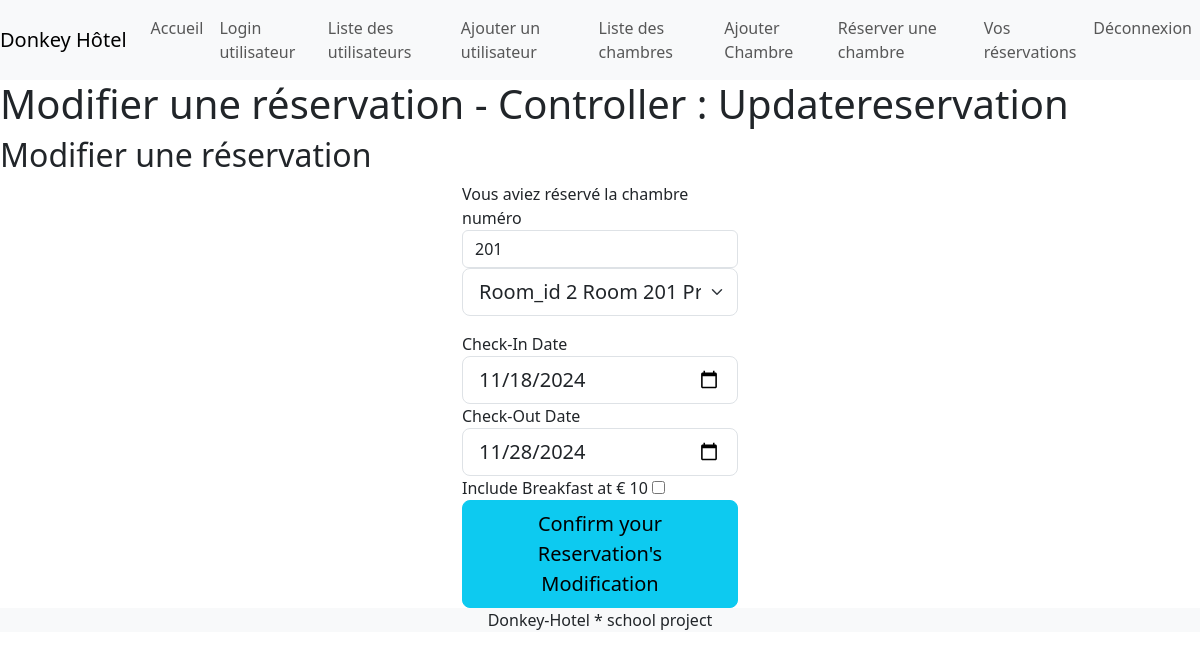
Screenshot of /reservation/updateReservation/16 (signed in) with the database file from the repository.
### tables this page shows
CREATE TABLE IF NOT EXISTS `reservations` (
  `reservation_id` int NOT NULL AUTO_INCREMENT,
  `user_id` int NOT NULL,
  `room_id` int NOT NULL,
  `check_in` date NOT NULL,
  `check_out` date NOT NULL,
  `breakfast` tinyint(1) DEFAULT NULL,
  `total_price` decimal(10,2) DEFAULT NULL,
  PRIMARY KEY (`reservation_id`),
  KEY `user_id` (`user_id`),
  KEY `room_id` (`room_id`)
);

CREATE TABLE IF NOT EXISTS `rooms` (
  `room_id` int NOT NULL AUTO_INCREMENT,
  `room_number` int DEFAULT NULL,
  `price_room` decimal(10,2) DEFAULT NULL,
  `price_breakfast` decimal(10,2) DEFAULT NULL,
  PRIMARY KEY (`room_id`)
);

### Controller/ReservationController.php (called while the page is built, shortened)
<?php
class ReservationController
{
    private $reservationsRepository;
    public function __construct($dbh)
    {
        $this->reservationsRepository = new ReservationsRepository($dbh);
    }
    public function updateReservation($reservation_id)
    {
        $reservation = $this->reservationsRepository->getReservationById($reservation_id);
        $rooms = $this->reservationsRepository->showAllRooms();
        include BASE_ROOT . 'View/header.php';
        include BASE_ROOT . 'View/reservation/updatereservation.php';
        include BASE_ROOT . 'View/footer.php';
    }
}

### Repository/ReservationsRepository.php (called while the page is built, shortened)
<?php
class ReservationsRepository
{
    private $dbh;
    public function __construct($dbh)
    {
        $this->dbh = $dbh;
    }
    public function showAllRooms(): array
    {
        $request = $this->dbh->prepare("SELECT * FROM rooms");
        $request->execute();
        return $request->fetchAll(PDO::FETCH_CLASS, Room::class);
    }
    public function getReservationById($reservation_id)
    {
        $sql = $this->dbh->prepare("
            SELECT reservations.*, rooms.room_number
            FROM reservations
            LEFT JOIN rooms ON reservations.room_id = rooms.room_id
            WHERE reservation_id = :reservation_id
        ");
        $sql->bindParam(':reservation_id', $reservation_id);
        $sql->execute();
        return $sql->fetch(PDO::FETCH_ASSOC);
    }
}

### Model/Rooms.php (called while the page is built, shortened)
<?php
class Room
{
    private int $room_id;
    public function getRoomId(): int
    {
        return $this->room_id;
    }
}

### View/reservation/updatereservation.php (the view, shortened to what this page needs)
<h2>Modifier une réservation</h2>
<div class="container-fluid h-100">
    <div class="row justify-content-center align-items-center h-100">
        <div class="col col-sm-6 col-md-6 col-lg-4 col-xl-3">
            <form action="/reservation/updateTheReservation" method="POST">
                <div class="form-group">
                    <label for="room_number">Vous aviez réservé la chambre numéro</label>
                    <input type="text" name="room_number" class="form-control" value="<?php echo htmlspecialchars($reservation['room_number']); ?>" readonly>
                </div>
                <div class="form-group">
                    <select name="room_id" class="form-select form-select-lg mb-3" aria-label=".form-select-lg example">
                        <?php foreach ($rooms as $room) : ?>
                            <option value="<?= $room->getRoomId(); ?>" <?php if ($room->getRoomId() == $reservation['room_id']) echo 'selected'; ?>>
                                Room_id <?= htmlspecialchars($room->getRoomId()); ?>
                            </option>
                        <?php endforeach; ?>
                    </select>
                </div>
                <div class="form-group">
                    <label for="check_in">Check-In Date</label>
                    <input class="form-control form-control-lg" type="date" id="check_in" name="check_in" value="<?php echo htmlspecialchars($reservation['check_in']); ?>">
                </div>
                <div class="form-group">
                    <label for="check_out">Check-Out Date</label>
                    <input class="form-control form-control-lg" type="date" id="check_out" name="check_out" value="<?php echo htmlspecialchars($reservation['check_out']); ?>">
                </div>
                <div class="form-group">
                    <label for="breakfast">Include Breakfast at € 10</label>
                    <input type="checkbox" id="breakfast" name="breakfast" value="1" value="<?php echo htmlspecialchars($reservation['breakfast']); ?>">
                </div>
                <div class="form-group">
                    <button class="btn btn-info btn-lg btn-block" type="submit" name="send">Confirm your Reservation's Modification</button>
                </div>
            </form>
        </div>
    </div>
</div>

### rows the page displays
reservations: room_number "201", room_id "Room_id 2 Room 201 Price Room 200€ Price Breakfast 10€", check_in "11/18/2024", check_out "11/28/2024"

### other values shown
$controllerTmp "Accueil"
$controllerTmp "Login utilisateur"
$controllerTmp "Liste des utilisateurs"
$controllerTmp "Ajouter un utilisateur"
$controllerTmp "Liste des chambres"
$controllerTmp "Ajouter Chambre"
$controllerTmp "Réserver une chambre"
$controllerTmp "Vos réservations"
$title "Modifier une réservation"
$action "Updatereservation"
